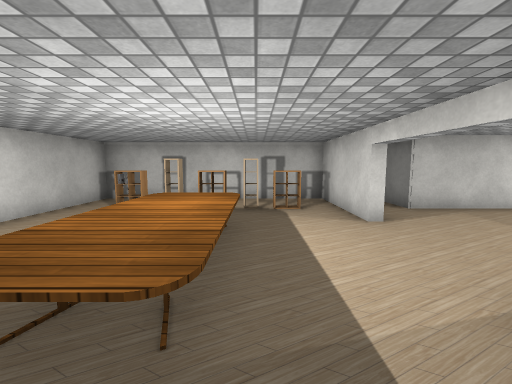
View 1 (above)

24 first-person views from a walk through a 3-D level made in the Unity game engine. The camera is 1.3 m above the floor, tilts 6° down and sees 90° across. Doors are open. The floor is counted in squares, 1 m on a side. Each view is taken from the middle of a square. On the plan, view 1 faces up. The plan holds only what a view shows up to about 13 squares ahead; the rest is blank. The place goes on beyond the plan. The player is left out. Some animated figures are not drawn. Some surface patterns are stand-ins.

View 2
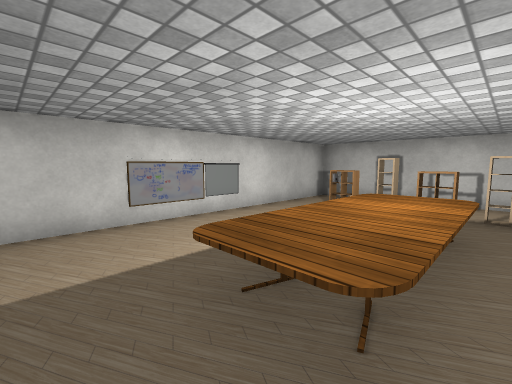

View 3
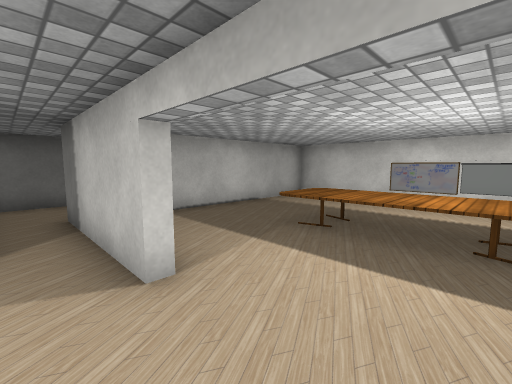

View 4
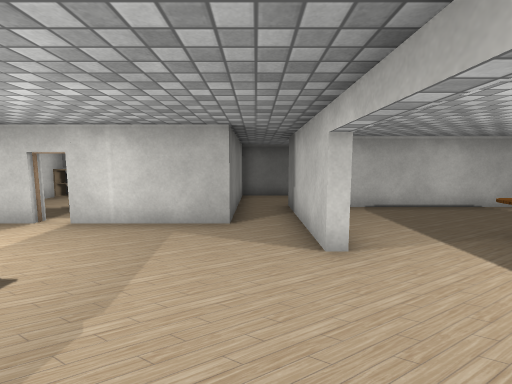

View 5
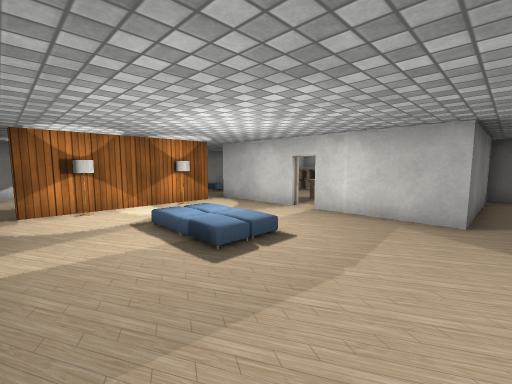

View 6
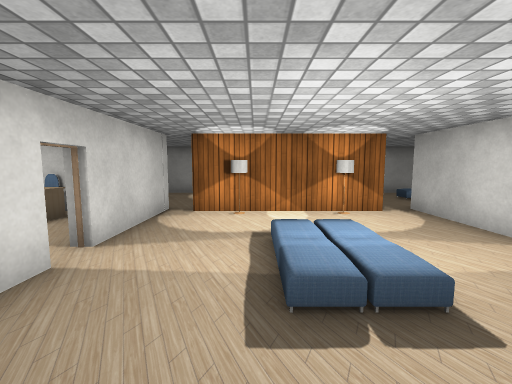

View 7
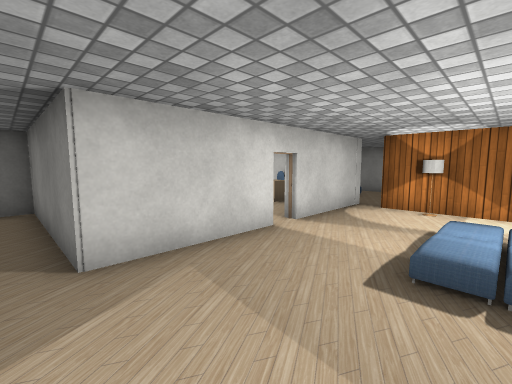

View 8
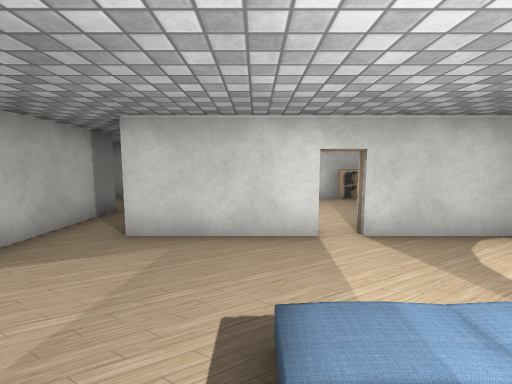

View 9
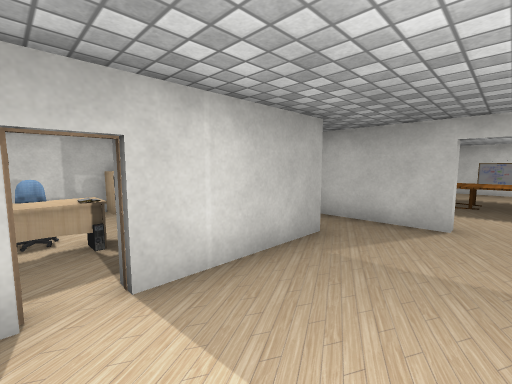

View 10
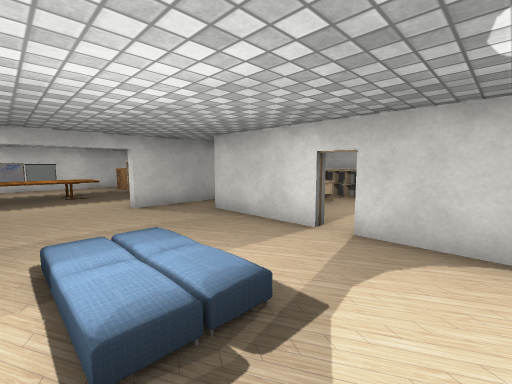

View 11
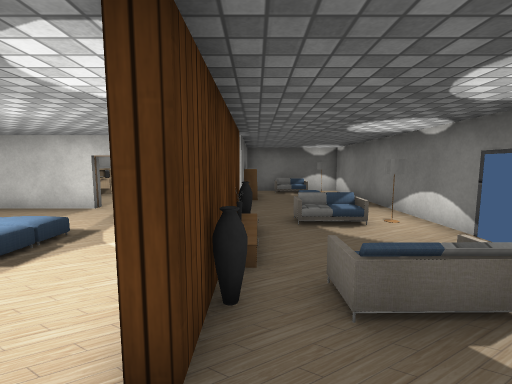

View 12
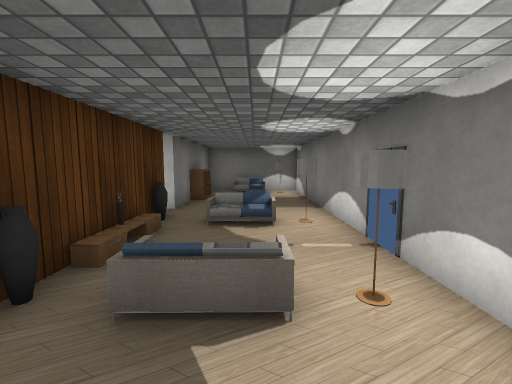

View 13
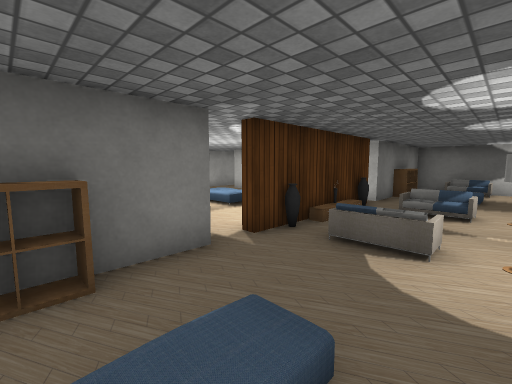

View 14
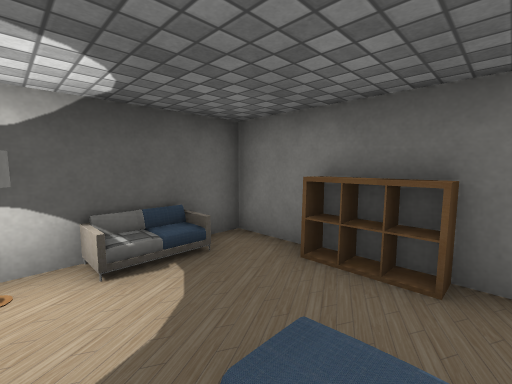

View 15
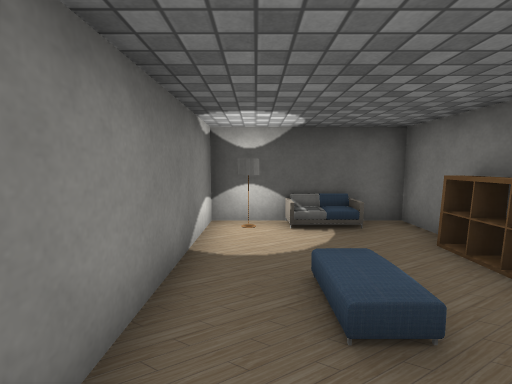

View 16
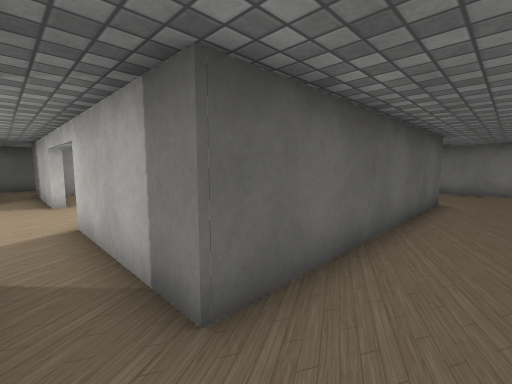

View 17
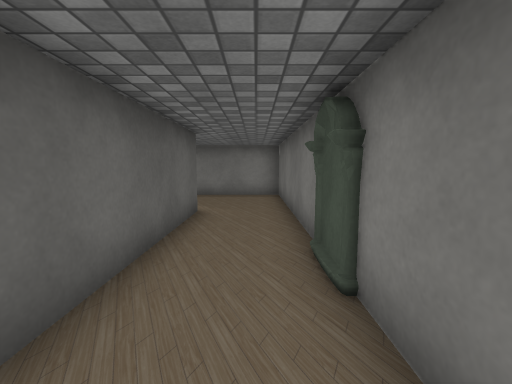

View 18
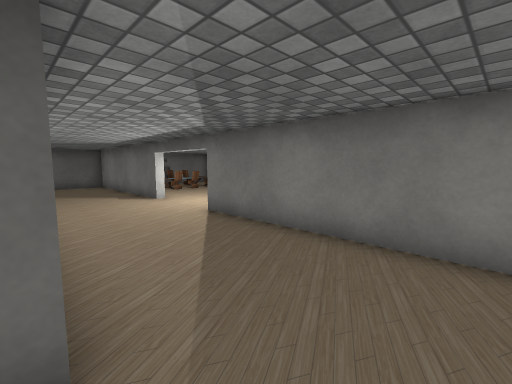

View 19
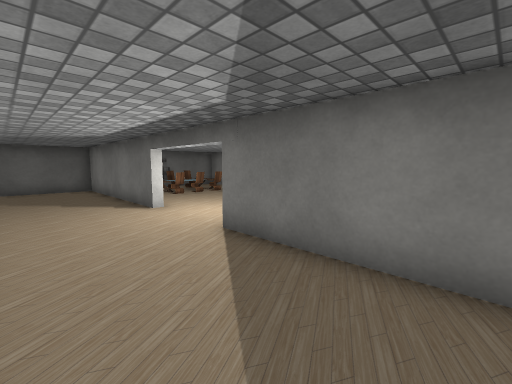

View 20
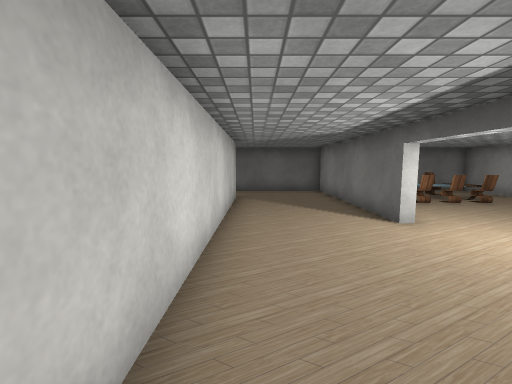

View 21
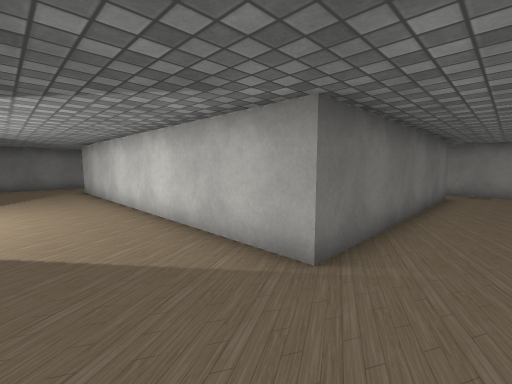

View 22
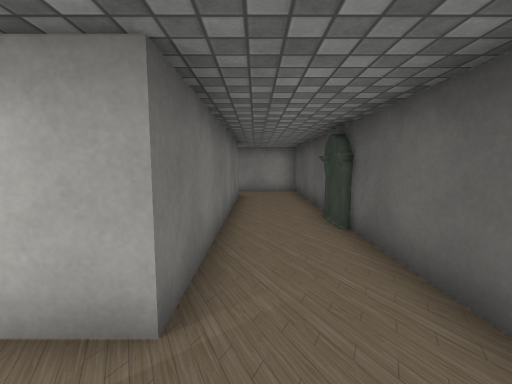

View 23
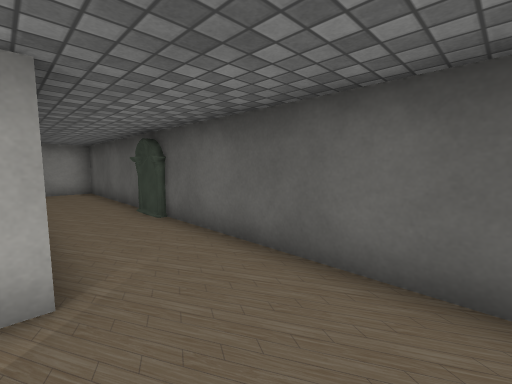

View 24
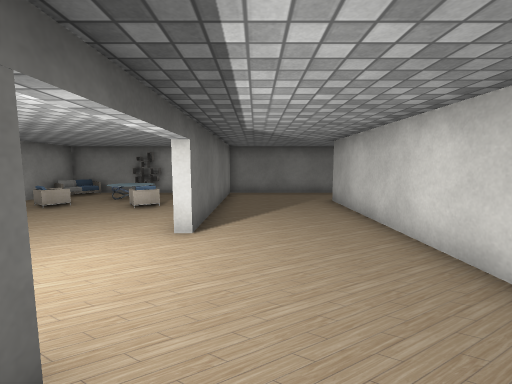

### Floor plan
Ten units are one square. View 1 is at (0, 0); x grows to the right and y downward. Boxes are objects, and circles mark ways between rooms. Rooms are numbered by the first view taken in them; rooms with no view inside come last. Other rooms are left out.
<svg viewBox="-107 -140 282 200">
<path fill="none" stroke="#000" d="M26 -58 26 -100 -58 -100 -58 19 20 19M-102 -22 -102 49 -16 49M46 -76 46 -130 39 -130M29 23 -62 23 -62 -103 29 -103 29 -75M-32 -130 -102 -130 -102 -58M-11 49 46 49 46 25M19 -130 -27 -130M86 -76 46 -76M94 -4 116 -4M29 -22 29 23M29 -75 29 -58M122 -14 122 -69M126 -76 94 -76M46 25 46 -4 86 -4M170 -19 170 -130 126 -130 126 -114M126 -69 126 -14 122 -14M116 -4 126 -4 126 49 170 49 170 -1M126 -95 126 -76M66 49 89 49M81 -5 81 0M122 50 122 38"/>
<rect x="-65" y="-35" width="10" height="10" fill="#bbb"><title>other object</title></rect>
<rect x="-65" y="-55" width="10" height="10" fill="#bbb"><title>other object</title></rect>
<rect x="-45" y="-85" width="20" height="10" fill="#bbb"><title>rack</title></rect>
<rect x="-25" y="-65" width="30" height="60" fill="#bbb"><title>table</title></rect>
<rect x="-25" y="-85" width="10" height="10" fill="#bbb"><title>rack</title></rect>
<rect x="-15" y="-85" width="10" height="10" fill="#bbb"><title>rack</title></rect>
<rect x="-5" y="-85" width="10" height="10" fill="#bbb"><title>rack</title></rect>
<rect x="5" y="-85" width="10" height="10" fill="#bbb"><title>rack</title></rect>
<rect x="115" y="-35" width="10" height="10" fill="#bbb"><title>other object</title></rect>
<rect x="115" y="-55" width="10" height="10" fill="#bbb"><title>other object</title></rect>
<rect x="115" y="-115" width="10" height="10" fill="#bbb"><title>other object</title></rect>
<rect x="125" y="15" width="10" height="20" fill="#bbb"><title>rack</title></rect>
<rect x="125" y="-25" width="10" height="10" fill="#bbb"><title>other object</title></rect>
<rect x="125" y="-45" width="10" height="10" fill="#bbb"><title>other object</title></rect>
<rect x="125" y="-65" width="10" height="10" fill="#bbb"><title>other object</title></rect>
<rect x="125" y="-115" width="10" height="20" fill="#bbb"><title>rack</title></rect>
<rect x="135" y="45" width="10" height="10" fill="#bbb"><title>sofa</title></rect>
<rect x="135" y="-25" width="10" height="10" fill="#bbb"><title>sofa</title></rect>
<rect x="135" y="-65" width="20" height="10" fill="#bbb"><title>sofa</title></rect>
<rect x="135" y="-135" width="10" height="10" fill="#bbb"><title>sofa</title></rect>
<rect x="155" y="35" width="10" height="10" fill="#bbb"><title>other object</title></rect>
<rect x="155" y="-35" width="10" height="20" fill="#bbb"><title>other object</title></rect>
<rect x="155" y="-65" width="10" height="10" fill="#bbb"><title>other object</title></rect>
<rect x="155" y="-125" width="10" height="10" fill="#bbb"><title>other object</title></rect>
<rect x="55" y="35" width="20" height="20" fill="#bbb"><title>rack</title></rect>
<rect x="75" y="15" width="10" height="10" fill="#bbb"><title>other object</title></rect>
<rect x="75" y="5" width="10" height="10" fill="#bbb"><title>other object</title></rect>
<rect x="85" y="25" width="10" height="10" fill="#bbb"><title>chair</title></rect>
<rect x="85" y="15" width="10" height="10" fill="#bbb"><title>computer</title></rect>
<rect x="85" y="5" width="10" height="10" fill="#bbb"><title>table</title></rect>
<rect x="85" y="-5" width="10" height="10" fill="#bbb"><title>white block</title></rect>
<rect x="105" y="35" width="10" height="20" fill="#bbb"><title>rack</title></rect>
<circle cx="30" cy="-40" r="3" fill="#2a7"/>
<circle cx="40" cy="-70" r="3" fill="#2a7"/>
<circle cx="40" cy="20" r="3" fill="#2a7"/>
<circle cx="120" cy="-10" r="3" fill="#2a7"/>
<circle cx="80" cy="0" r="3" fill="#2a7"/>
<text x="-30" y="-40">1</text>
<text x="70" y="-40">2</text>
<text x="150" y="-40">3</text>
<text x="90" y="30">4</text>
</svg>
Room 1 opens to room 2. Room 2 opens to room 3. Room 2 opens to room 4.

Where each view was taken, in squares from view 1:
view 1: 0 up, 0 right, facing up
view 2: 0 up, 0 right, facing up-left
view 3: 5 up, 4 right, facing down-left
view 4: 6 up, 4 right, facing down
view 5: 7 up, 4 right, facing down-right
view 6: 5 up, 5 right, facing right
view 7: 4 up, 4 right, facing up-right
view 8: 3 up, 7 right, facing up
view 9: 3 up, 9 right, facing down-left
view 10: 3 up, 11 right, facing up-left
view 11: 0 up, 13 right, facing up
view 12: 0 up, 15 right, facing up
view 13: 2 down, 16 right, facing up-left
view 14: 1 down, 16 right, facing down-left
view 15: 1 up, 16 right, facing down
view 16: 12 up, 4 right, facing down-left
view 17: 12 up, 1 right, facing left
view 18: 12 up, 6 left, facing down-left
view 19: 10 up, 7 left, facing down-left
view 20: 8 up, 7 left, facing down
view 21: 4 down, 9 left, facing up-right
view 22: 3 down, 8 left, facing right
view 23: 2 down, 9 left, facing down-right
view 24: 1 up, 9 left, facing up
